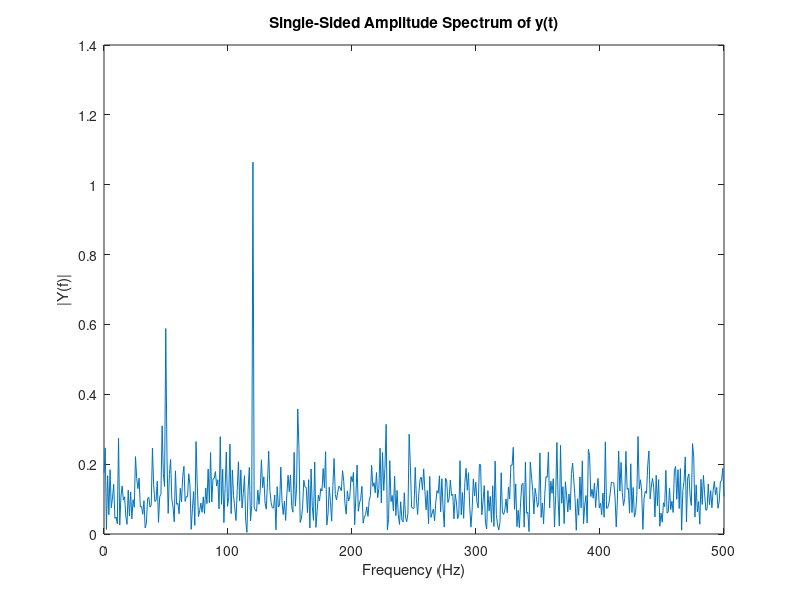

MATLAB code to generate this figure:
Fsh = 1000;                    % Sampling frequency
Th = 1/Fsh;                     % Sample time
Lh = 1000;                     % Length of signal
th = (0:Lh-1)*Th;                % Time vector
% Sum of a 50 Hz sinusoid and a 120 Hz sinusoid
xh = 0.7*sin(2*pi*50*th) + sin(2*pi*120*th); 
yh = xh + 2*randn(size(th));     % Sinusoids plus noise
plot(Fsh*th,yh)
title('Signal Corrupted with Zero-Mean Random Noise')
xlabel('time (milliseconds)')


NFFTh = 2^nextpow2(Lh); % Next power of 2 from length of y
Yh = fft(yh,NFFTh)/Lh;
fh = Fsh/2*linspace(0,1,NFFTh/2+1);

% Plot single-sided amplitude spectrum.
plot(fh,2*abs(Yh(1:NFFTh/2+1))) 
title('Single-Sided Amplitude Spectrum of y(t)')
xlabel('Frequency (Hz)')
ylabel('|Y(f)|')